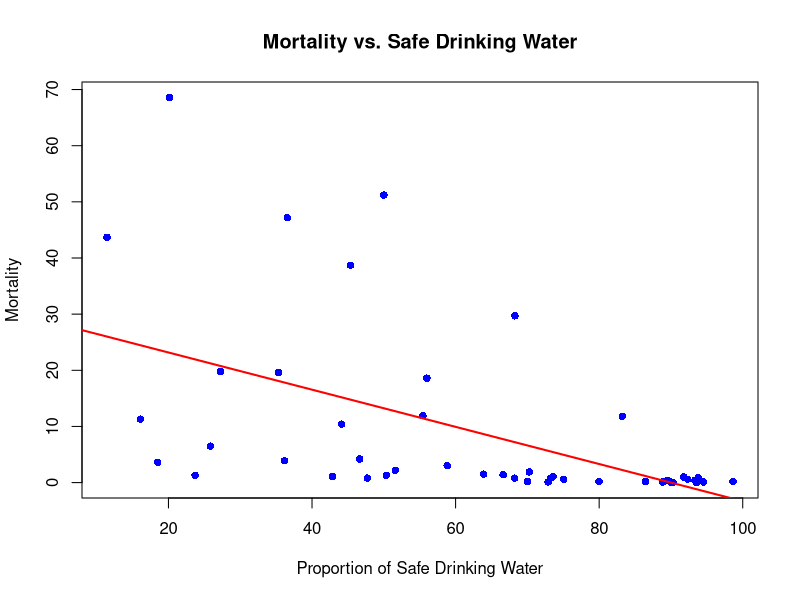
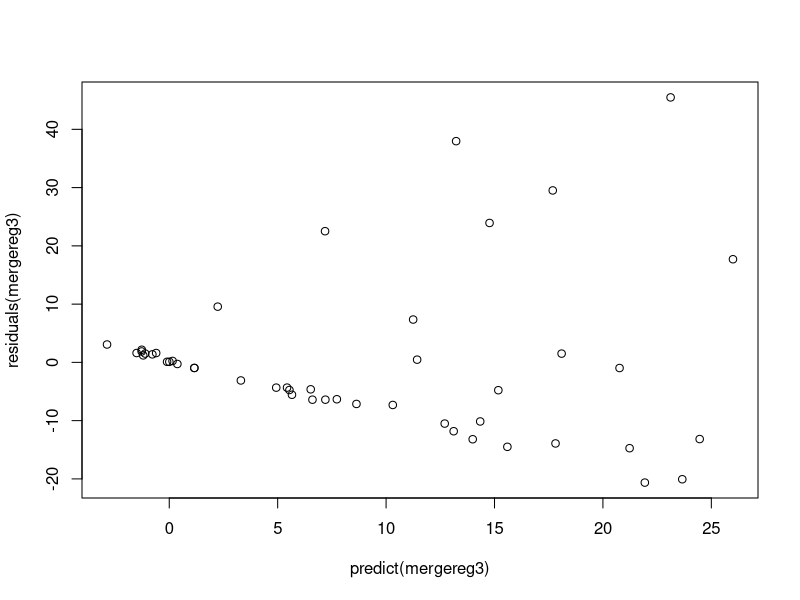
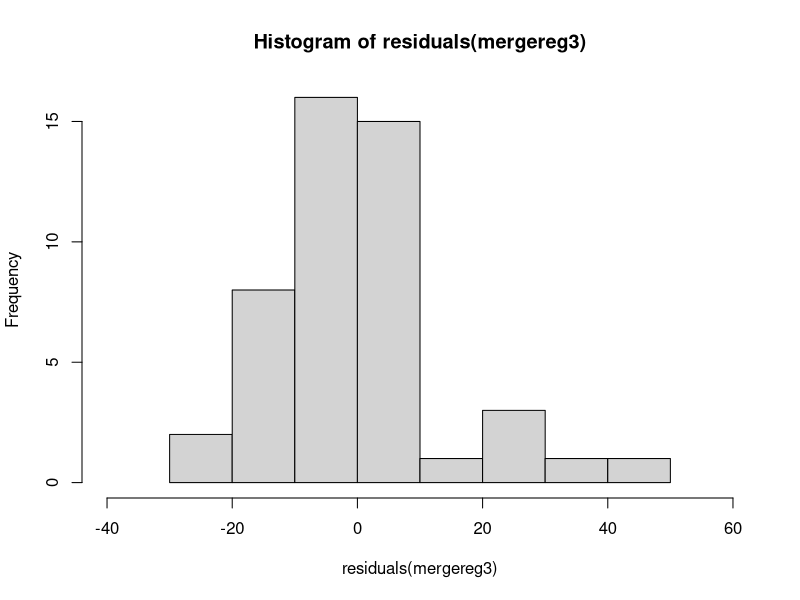
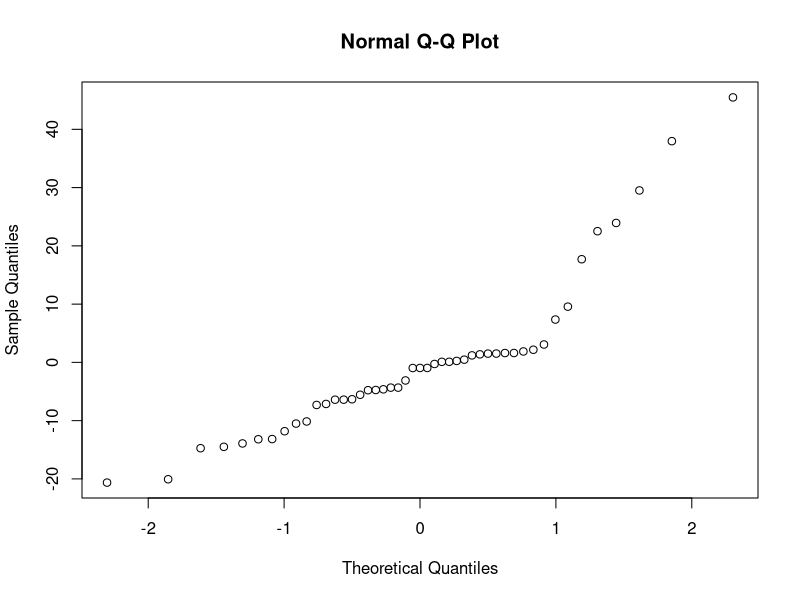
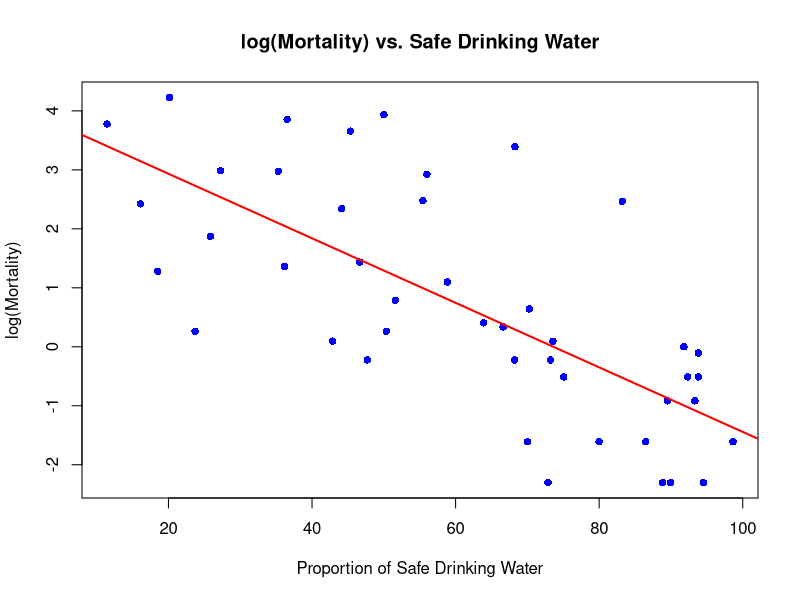
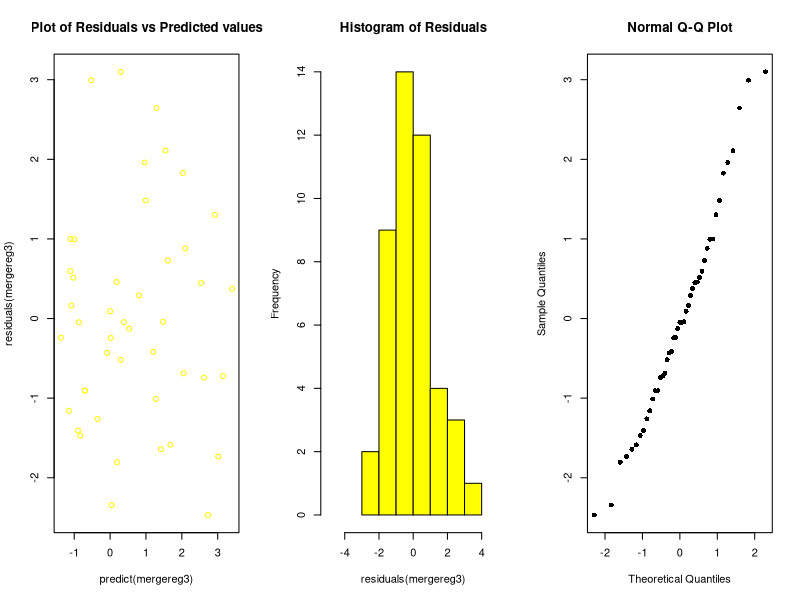

These charts were generated, in order, by the following R code: (Note: this script raises an error after producing the figures.)

merge<-read.csv("merge.csv", stringsAsFactors = F)



cor(merge$mort, merge$prop_safe)
#R=-0.5299896
cor(merge$mort, merge$prop_safe)^2
#R^2=0.280889
plot(merge$mort~merge$prop_safe,
    col="blue",
    pch=16,
    xlab="Proportion of Safe Drinking Water",
    ylab="Mortality",
    main="Mortality vs. Safe Drinking Water"
    )

mergereg3<-lm(mort~prop_safe, data=merge)
abline(mergereg3, col="red", lwd=2)
coef(mergereg3)
#(Intercept)   prop_safe 
#29.786593   -0.331065 

plot(residuals(mergereg3)~predict(mergereg3))
hist(residuals(mergereg3),
     xlim=c(-40,60))
qqnorm(residuals(mergereg3))


merge<-merge[merge$mort>0,]

cor(log(merge$mort), merge$prop_safe)
#R=-0.7161818
cor(log(merge$mort), merge$prop_safe)^2
#R^2=0.5129163
plot(log(merge$mort)~merge$prop_safe,
     col="blue",
     pch=16,
     xlab="Proportion of Safe Drinking Water",
     ylab="log(Mortality)",
     main="log(Mortality) vs. Safe Drinking Water"
)

mergereg3<-lm(log(mort)~prop_safe, data=merge)
abline(mergereg3, col="red", lwd=2)
coef(mergereg3)
#(Intercept)   prop_safe 
#4.02750431 -0.05471174 

par(mfrow=c(1,3))
plot(residuals(mergereg3)~predict(mergereg3),
     col="yellow",main="Plot of Residuals vs Predicted values")
hist(residuals(mergereg3),
     xlim=c(-5,5),
     col="yellow",
     main="Histogram of Residuals")
qqnorm(residuals(mergereg3), pch=16)




merge<-merge[merge$mort>0,]
par(mfrow=c(1,1))
trials <- 47

data_example <- data.frame(slp = numeric(trials), intercept = numeric(trials))

for(i in 1:trials){
  sampled <- sample(x = (merge$uhc), size = trials, replace = F)
  regress <- coef(lm(sampled ~ merge$uhc))
  data_example[i, 1] <- regress[2]
  data_example[i, 2] <- regress[1]
}

hist(data_example$slp)

mean(data_example$slp)

par(mfrow=c(1,1))


#plot #1: uhc^2 and log(mort)
#initial slope=-511
trials <- 1000
data_example <- data.frame(slp = numeric(trials), intercept = numeric(trials))

for(i in 1:trials){
  regress<-coef(lm(sample(merge$uhc^2)~log(merge$mort)))
  data_example[i, 1] <- regress[2]
  data_example[i, 2] <- regress[1]
}
hist(data_example$slp)

mean(data_example$slp)
# -2.132044 -- near 0
min(data_example$slp)
#-323.5528, which is way greater than -511 (our original slope)
#that means our slope is statistically significant, since, after 1000 randomized trials,
#every slope was bigger than our original one


#plot #2: log(prop_safe) and uhc^2
#0.02966
trials <- 1000
data_example <- data.frame(slp = numeric(trials), intercept = numeric(trials))

for(i in 1:trials){
  regress<-coef(lm(sample(log(merge$prop_safe))~merge$uhc^2))
  data_example[i, 1] <- regress[2]
  data_example[i, 2] <- regress[1]
}
hist(data_example$slp,
     main="Histogram of Slopes after randomized trials",
     xlab="Slope Values")

mean(data_example$slp)
# -0.0002022526 --- very near 0!
max(data_example$slp)
#0.02233104 < 0.02966
#that means our slope is statistically significant, since, after 1000 randomized trials,
#every slope was smaller than our original one





#plot #3: log(prop_safe) and log(mort)
#-0.18446
trials <- 1000
data_example <- data.frame(slp = numeric(trials), intercept = numeric(trials))

for(i in 1:trials){
  regress<-coef(lm(sample(log(merge$prop_safe))~log(merge$mort)))
  data_example[i, 1] <- regress[2]
  data_example[i, 2] <- regress[1]
}
hist(data_example$slp,
     main="Histogram of Slopes after randomized trials",
     xlab="Slope Values")

mean(data_example$slp)
# -0.0004135188 --- near 0
min(data_example$slp)
# -0.1286337>-0.18446
#that means our slope is statistically significant, since, after 1000 randomized trials,
#every slope was bigger than the original one


#plot #4: log(total_dev) and log(mort)
#0.16631
trials <- 1000
data_example <- data.frame(slp = numeric(trials), intercept = numeric(trials))

for(i in 1:trials){
  regress<-coef(lm(sample(log(merge$total_dev))~log(merge$mort)))
  data_example[i, 1] <- regress[2]
  data_example[i, 2] <- regress[1]
}
hist(data_example$slp,
     main="Histogram of Slopes after randomized trials",
     xlab="Slope Values")

mean(data_example$slp)
# 0.0001166466 --- near 0
max(data_example$slp)
# 0.4999
#that means our slope is not statistically significant, since, after 1000 randomized trials,
#we had slope values that were waay bigger than our initial slope
sum(data_example$slp>0.16631)/nrow(data_example)*100
#13% of values were bigger than our initial slope




#plot #5: log(total_dev) and uhc^2
# -0.039909
trials <- 1000
data_example <- data.frame(slp = numeric(trials), intercept = numeric(trials))

for(i in 1:trials){
  regress<-coef(lm(sample(log(merge$total_dev))~merge$uhc^2))
  data_example[i, 1] <- regress[2]
  data_example[i, 2] <- regress[1]
}
hist(data_example$slp,
     main="Histogram of Slopes after randomized trials",
     xlab="Slope Values")

mean(data_example$slp)
# 0.0007682372 --- near 0
min(data_example$slp)
# -0.08334476 < -0.039909
#that means our slope is NOT statistically significant, since, after 1000 randomized trials,
#there are slope values smaller than ours
sum(-data_example$slp>0.039909)/nrow(data_example)*100
#6.3% of the trials yield smaller slopes that the initial one






#plot #6: log(prop_safe) and log(total_dev)
#-1.0593
trials <- 1000
data_example <- data.frame(slp = numeric(trials), intercept = numeric(trials))

for(i in 1:trials){
  regress<-coef(lm(sample(log(merge$prop_safe))~log(merge$total_dev)))
  data_example[i, 1] <- regress[2]
  data_example[i, 2] <- regress[1]
}
hist(data_example$slp,
     main="Histogram of Slopes after randomized trials",
     xlab="Slope Values")

mean(data_example$slp)
# -0.002215208 --- near 0
min(data_example$slp)
# -0.1142829 > -1.0593
#that means our slope is statistically significant, since, after 1000 randomized trials,
#every slope was bigger than the original one